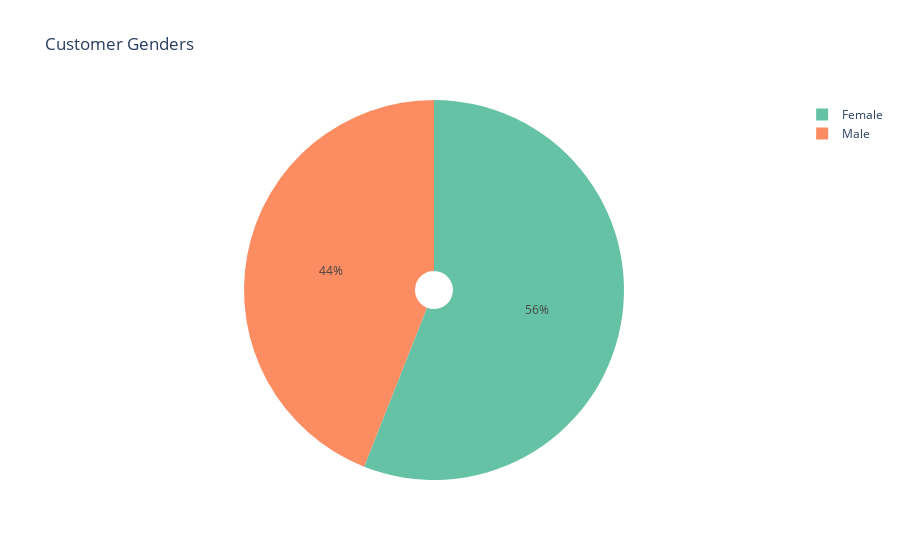

The notebook cell saved with this chart:
### Markdown cell above
### Gender

### Code cell
fig = px.pie(
    data_frame=customer_df, 
    names='Gender', 
    title='Customer Genders', 
    hole=0.1, 
    color_discrete_sequence=px.colors.qualitative.Set2
)

fig.show()

### Figure 1 — Plotly figure (JSON) as saved in the notebook; plotly's stock layout.template omitted (floating-point values rounded to 4 significant figures; data arrays with more than 128 entries replaced by an {"elided": "..."} marker saying what was removed)
{"data": [{"domain": {"x": [0, 1], "y": [0, 1]}, "hole": 0.1, "hovertemplate": "Gender=%{label}<extra></extra>", "labels": {"elided": "200 str values"}, "legendgroup": "", "name": "", "showlegend": true, "type": "pie"}], "layout": {"legend": {"tracegroupgap": 0}, "piecolorway": ["rgb(102,194,165)", "rgb(252,141,98)", "rgb(141,160,203)", "rgb(231,138,195)", "rgb(166,216,84)", "rgb(255,217,47)", "rgb(229,196,148)", "rgb(179,179,179)"], "title": {"text": "Customer Genders"}}}
